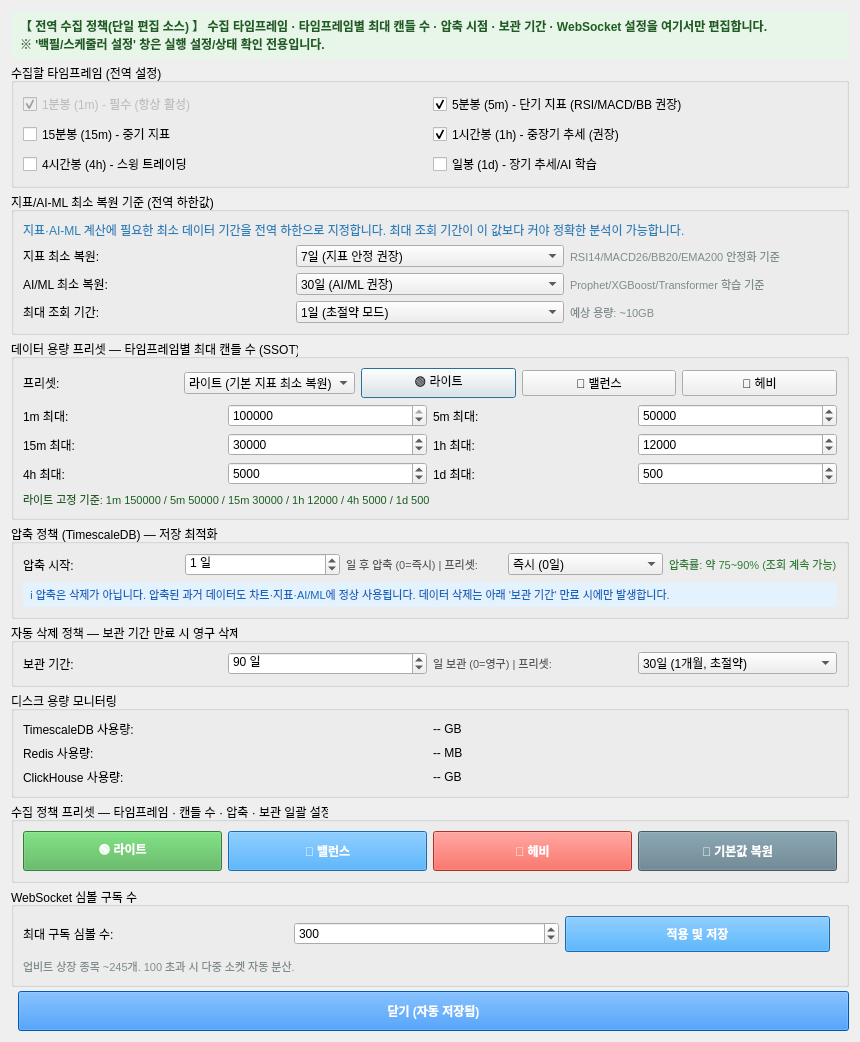
<?xml version="1.0" encoding="UTF-8"?>
<ui version="4.0">
 <class>CollectionSettingsDialog</class>
 <widget class="QDialog" name="CollectionSettingsDialog">
  <property name="geometry">
   <rect>
    <x>0</x>
    <y>0</y>
    <width>860</width>
    <height>760</height>
   </rect>
  </property>
  <property name="windowTitle">
   <string>수집 설정 (상세)</string>
  </property>
  <layout class="QVBoxLayout" name="vLayout_settings">
   <property name="spacing">
    <number>4</number>
   </property>
   <!-- ===== 역할 안내 헤더 ===== -->
   <item>
    <widget class="QLabel" name="label_role_header">
      <property name="text">
       <string>【 전역 수집 정책(단일 편집 소스) 】 수집 타임프레임 · 타임프레임별 최대 캔들 수 · 압축 시점 · 보관 기간 · WebSocket 설정을 여기서만 편집합니다.
※ '백필/스케줄러 설정' 창은 실행 설정/상태 확인 전용입니다.</string>
      </property>
     <property name="wordWrap"><bool>true</bool></property>
     <property name="styleSheet">
      <string notr="true">background-color: #E8F5E9; color: #1B5E20; font-size: 9pt; font-weight: bold; padding: 6px; border-radius: 4px;</string>
     </property>
      <property name="toolTip">
       <string>【 이 창의 담당 범위 (SSOT) 】
• 실시간 수집 타임프레임 (1m/5m/15m/1h/4h/1d)
• 데이터 용량 프리셋(라이트/밸런스/헤비) + 타임프레임별 최대 캔들 수
• TimescaleDB 압축 시작 시점
• 데이터 보관 기간(만료 시 삭제)
• WebSocket 심볼 구독 수
• 수집 정책 프리셋

【 백필/스케줄러 창 (실행 전용) 】
• 백필 기간(최근 7/30/90일/사용자 지정)
• 대상 심볼(전체/선택 심볼)
• 배치/재시도/자동실행 주기/상태</string>
      </property>
    </widget>
   </item>
   <item>
    <widget class="QGroupBox" name="groupBox_timeframes">
     <property name="title">
      <string>수집할 타임프레임 (전역 설정)</string>
     </property>
      <property name="toolTip">
       <string>전역 수집 타임프레임 설정(SSOT)입니다.
백필/스케줄러 실행 시에도 이 타임프레임 정책이 동일하게 적용됩니다.</string>
      </property>
     <layout class="QGridLayout">
      <item row="0" column="0">
       <widget class="QCheckBox" name="chk_tf_1m">
        <property name="text"><string>1분봉 (1m) - 필수 (항상 활성)</string></property>
        <property name="checked"><bool>true</bool></property>
        <property name="enabled"><bool>false</bool></property>
        <property name="toolTip"><string>1분봉은 모든 지표/AI 계산의 기본 데이터입니다. 비활성화 불가.</string></property>
       </widget>
      </item>
      <item row="0" column="1">
       <widget class="QCheckBox" name="chk_tf_5m">
        <property name="text"><string>5분봉 (5m) - 단기 지표 (RSI/MACD/BB 권장)</string></property>
        <property name="checked"><bool>true</bool></property>
        <property name="toolTip"><string>5분봉: RSI14(최소 70봉), MACD26(최소 182봉), BB20(최소 140봉) 안정화에 필요. 권장.</string></property>
       </widget>
      </item>
      <item row="1" column="0">
       <widget class="QCheckBox" name="chk_tf_15m">
        <property name="text"><string>15분봉 (15m) - 중기 지표</string></property>
        <property name="checked"><bool>false</bool></property>
        <property name="toolTip"><string>15분봉: 중기 추세 분석에 활용. AI/ML 최소 복원 정책에서 권장.</string></property>
       </widget>
      </item>
      <item row="1" column="1">
       <widget class="QCheckBox" name="chk_tf_1h">
        <property name="text"><string>1시간봉 (1h) - 중장기 추세 (권장)</string></property>
        <property name="checked"><bool>true</bool></property>
        <property name="toolTip"><string>1시간봉: EMA200(최소 200봉), 볼린저밴드, 피보나치 등 중장기 지표에 필수. 권장.</string></property>
       </widget>
      </item>
      <item row="2" column="0">
       <widget class="QCheckBox" name="chk_tf_4h">
        <property name="text"><string>4시간봉 (4h) - 스윙 트레이딩</string></property>
        <property name="checked"><bool>false</bool></property>
        <property name="toolTip"><string>4시간봉: 스윙 트레이딩 및 AI/ML 특징 다양성 강화에 활용.</string></property>
       </widget>
      </item>
      <item row="2" column="1">
       <widget class="QCheckBox" name="chk_tf_1d">
        <property name="text"><string>일봉 (1d) - 장기 추세/AI 학습</string></property>
        <property name="checked"><bool>false</bool></property>
        <property name="toolTip"><string>일봉: 장기 추세 분석, AI/ML 모델 특징 변수 확보에 활용. AI/ML 최소 복원 정책에서 권장.</string></property>
       </widget>
      </item>
     </layout>
    </widget>
   </item>
   <item>
    <widget class="QGroupBox" name="groupBox_historical">
     <property name="title">
      <string>지표/AI-ML 최소 복원 기준 (전역 하한값)</string>
     </property>
     <property name="toolTip">
      <string>Gap 탐지·백필 시 최소한 이 기간 이상의 데이터를 확보하도록 유도합니다.
백필 실행 기간(7일/30일)은 '백필/스케줄러 설정' 창에서 별도로 설정합니다.

• 지표 최소 복원: RSI/MACD/BB/EMA 지표 안정화에 필요한 최소 데이터 기간
• AI/ML 최소 복원: Prophet/XGBoost/Transformer 모델 학습에 필요한 최소 데이터 기간</string>
     </property>
     <layout class="QVBoxLayout">
      <item>
       <widget class="QLabel" name="label_historical_intro">
        <property name="text">
         <string>지표·AI-ML 계산에 필요한 최소 데이터 기간을 전역 하한으로 지정합니다. 최대 조회 기간이 이 값보다 커야 정확한 분석이 가능합니다.</string>
        </property>
        <property name="wordWrap"><bool>true</bool></property>
        <property name="styleSheet"><string>color: #2980b9; font-size: 9pt;</string></property>
       </widget>
      </item>
      <item>
       <layout class="QGridLayout" name="gridLayout_historical">
        <item row="0" column="0">
         <widget class="QLabel">
          <property name="text"><string>지표 최소 복원:</string></property>
          <property name="toolTip"><string>RSI(14), MACD(26,12,9), BB(20), EMA(200) 등 기술 지표 안정화에 필요한 최소 봉 수. 7일(=1m: 10,080봉) 권장.</string></property>
         </widget>
        </item>
        <item row="0" column="1">
         <widget class="QComboBox" name="combo_indicator_min">
          <item><property name="text"><string>3일 (RSI/BB 최소)</string></property></item>
          <item><property name="text"><string>7일 (지표 안정 권장)</string></property></item>
          <item><property name="text"><string>14일 (EMA200 포함)</string></property></item>
          <item><property name="text"><string>30일 (장기 지표)</string></property></item>
          <property name="currentIndex"><number>1</number></property>
          <property name="toolTip"><string>RSI14: 최소 14봉. MACD26: 최소 26봉. BB20: 최소 20봉. EMA200: 최소 200봉. 7일(1분봉 기준 10,080봉) 권장.</string></property>
         </widget>
        </item>
        <item row="0" column="2">
         <widget class="QLabel" name="label_indicator_hint">
          <property name="text"><string>RSI14/MACD26/BB20/EMA200 안정화 기준</string></property>
          <property name="styleSheet"><string>color: #7F8C8D; font-size: 8pt;</string></property>
         </widget>
        </item>
        <item row="1" column="0">
         <widget class="QLabel">
          <property name="text"><string>AI/ML 최소 복원:</string></property>
          <property name="toolTip"><string>Prophet, XGBoost, Transformer 등 ML 모델 학습에 필요한 최소 데이터 기간. 30일 이상 권장.</string></property>
         </widget>
        </item>
        <item row="1" column="1">
         <widget class="QComboBox" name="combo_aiml_min">
          <item><property name="text"><string>7일 (경량 모델)</string></property></item>
          <item><property name="text"><string>14일 (중급)</string></property></item>
          <item><property name="text"><string>30일 (AI/ML 권장)</string></property></item>
          <item><property name="text"><string>60일 (딥러닝)</string></property></item>
          <item><property name="text"><string>90일 (고정밀)</string></property></item>
          <property name="currentIndex"><number>2</number></property>
          <property name="toolTip"><string>Prophet: 최소 2배 주기. XGBoost: 30일+ 권장. Transformer: 60일+ 권장. 30일(1분봉 기준 43,200봉) 기본값.</string></property>
         </widget>
        </item>
        <item row="1" column="2">
         <widget class="QLabel" name="label_aiml_hint">
          <property name="text"><string>Prophet/XGBoost/Transformer 학습 기준</string></property>
          <property name="styleSheet"><string>color: #7F8C8D; font-size: 8pt;</string></property>
         </widget>
        </item>
        <item row="2" column="0">
         <widget class="QLabel">
          <property name="text"><string>최대 조회 기간:</string></property>
          <property name="toolTip"><string>Gap 탐지·백필 실행 시 현재 시각 기준 과거 N일까지만 탐색합니다.
지나치게 오래된 구간을 탐색하지 않도록 하는 전역 가드입니다.

※ 백필 실행 기간(7일/30일/90일 등)은 '백필/스케줄러 설정' 창에서 별도로 설정합니다.
  이 설정은 탐색 범위의 상한을 제어합니다.</string>
          </property>
         </widget>
        </item>
        <item row="2" column="1">
         <widget class="QComboBox" name="combo_lookback_days">
          <item><property name="text"><string>1일 (초절약 모드)</string></property></item>
          <item><property name="text"><string>3일 (기본)</string></property></item>
          <item><property name="text"><string>7일</string></property></item>
          <item><property name="text"><string>14일</string></property></item>
          <item><property name="text"><string>30일 (대용량 필요)</string></property></item>
          <item><property name="text"><string>60일 (AI/ML 심화)</string></property></item>
          <item><property name="text"><string>90일 (고정밀 AI)</string></property></item>
          <property name="toolTip"><string>Gap 탐지 시 현재로부터 과거 N일까지 탐색 범위를 제한합니다.
지표/AI 최소 복원 기간 이상으로 설정하는 것이 안전합니다.</string></property>
         </widget>
        </item>
        <item row="2" column="2">
         <widget class="QLabel" name="label_lookback_size">
          <property name="text"><string>예상 용량: ~10GB</string></property>
          <property name="styleSheet"><string>color: #7F8C8D; font-size: 8pt;</string></property>
         </widget>
        </item>
       </layout>
      </item>
     </layout>
    </widget>
    </item>
    <item>
     <widget class="QGroupBox" name="groupBox_data_preset">
      <property name="title">
       <string>데이터 용량 프리셋 — 타임프레임별 최대 캔들 수 (SSOT)</string>
      </property>
      <property name="toolTip">
       <string>라이트/밸런스/헤비는 타임프레임별 최대 캔들 수를 일괄 적용합니다.
이 값은 디스크 사용량·초기 백필 시간에 직접 영향을 줍니다.</string>
      </property>
      <layout class="QVBoxLayout">
       <item>
        <layout class="QHBoxLayout">
         <item>
          <widget class="QLabel">
           <property name="text"><string>프리셋:</string></property>
          </widget>
         </item>
         <item>
          <widget class="QComboBox" name="combo_volume_preset">
           <item>
            <property name="text"><string>라이트 (기본 지표 최소 복원)</string></property>
           </item>
           <item>
            <property name="text"><string>밸런스 (일반 운용)</string></property>
           </item>
           <item>
            <property name="text"><string>헤비 (AI/ML 최소 복원)</string></property>
           </item>
          </widget>
         </item>
         <item>
          <widget class="QPushButton" name="btn_volume_preset_light">
           <property name="text"><string>🟢 라이트</string></property>
          </widget>
         </item>
         <item>
          <widget class="QPushButton" name="btn_volume_preset_balance">
           <property name="text"><string>🔵 밸런스</string></property>
          </widget>
         </item>
         <item>
          <widget class="QPushButton" name="btn_volume_preset_heavy">
           <property name="text"><string>🔴 헤비</string></property>
          </widget>
         </item>
        </layout>
       </item>
       <item>
        <layout class="QGridLayout" name="gridLayout_volume_limits">
         <item row="0" column="0"><widget class="QLabel"><property name="text"><string>1m 최대:</string></property></widget></item>
         <item row="0" column="1"><widget class="QSpinBox" name="spin_limit_1m"><property name="minimum"><number>10000</number></property><property name="maximum"><number>5000000</number></property><property name="value"><number>150000</number></property></widget></item>
         <item row="0" column="2"><widget class="QLabel"><property name="text"><string>5m 최대:</string></property></widget></item>
         <item row="0" column="3"><widget class="QSpinBox" name="spin_limit_5m"><property name="minimum"><number>5000</number></property><property name="maximum"><number>2000000</number></property><property name="value"><number>50000</number></property></widget></item>
         <item row="1" column="0"><widget class="QLabel"><property name="text"><string>15m 최대:</string></property></widget></item>
         <item row="1" column="1"><widget class="QSpinBox" name="spin_limit_15m"><property name="minimum"><number>5000</number></property><property name="maximum"><number>1000000</number></property><property name="value"><number>30000</number></property></widget></item>
         <item row="1" column="2"><widget class="QLabel"><property name="text"><string>1h 최대:</string></property></widget></item>
         <item row="1" column="3"><widget class="QSpinBox" name="spin_limit_1h"><property name="minimum"><number>1000</number></property><property name="maximum"><number>500000</number></property><property name="value"><number>12000</number></property></widget></item>
         <item row="2" column="0"><widget class="QLabel"><property name="text"><string>4h 최대:</string></property></widget></item>
         <item row="2" column="1"><widget class="QSpinBox" name="spin_limit_4h"><property name="minimum"><number>500</number></property><property name="maximum"><number>200000</number></property><property name="value"><number>5000</number></property></widget></item>
         <item row="2" column="2"><widget class="QLabel"><property name="text"><string>1d 최대:</string></property></widget></item>
         <item row="2" column="3"><widget class="QSpinBox" name="spin_limit_1d"><property name="minimum"><number>100</number></property><property name="maximum"><number>10000</number></property><property name="value"><number>500</number></property></widget></item>
        </layout>
       </item>
       <item>
        <widget class="QLabel" name="label_volume_ssot_hint">
         <property name="text"><string>라이트 고정 기준: 1m 150000 / 5m 50000 / 15m 30000 / 1h 12000 / 4h 5000 / 1d 500</string></property>
         <property name="styleSheet"><string notr="true">color: #1B5E20; font-size: 8pt;</string></property>
        </widget>
       </item>
      </layout>
     </widget>
    </item>
    <item>
     <widget class="QGroupBox" name="groupBox_compression">
     <property name="title">
      <string>압축 정책 (TimescaleDB) — 저장 최적화</string>
     </property>
     <property name="toolTip">
      <string>【 압축 = 삭제가 아닙니다 】
압축은 오래된 데이터를 컬럼 형식으로 재저장하는 저장 최적화입니다.
압축된 데이터도 차트·지표·AI/ML 분석·감성분석·스캐너에 정상적으로 조회됩니다.

• 최근 데이터(비압축): 빠른 실시간 쿼리에 최적화
• 과거 데이터(압축): 디스크 절약 (약 75~90%), 조회 가능
• 삭제: 보관 기간 만료 시에만 자동 삭제됩니다 (아래 '자동 삭제 정책' 참고)</string>
     </property>
     <layout class="QVBoxLayout">
      <item>
       <layout class="QHBoxLayout">
        <item>
         <widget class="QLabel">
          <property name="text"><string>압축 시작:</string></property>
          <property name="toolTip"><string>지정한 일수가 지난 데이터를 TimescaleDB가 자동으로 압축합니다. (0 = 즉시)</string></property>
         </widget>
        </item>
        <item>
         <widget class="QSpinBox" name="spin_compression_days">
          <property name="minimum"><number>0</number></property>
          <property name="maximum"><number>365</number></property>
          <property name="value"><number>1</number></property>
          <property name="suffix"><string> 일</string></property>
          <property name="specialValueText"><string>즉시 (0일)</string></property>
          <property name="toolTip"><string>압축을 시작할 일수를 직접 입력합니다. 0 = 즉시 압축. 압축 후에도 조회/차트/지표 계산 모두 가능합니다.</string></property>
         </widget>
        </item>
        <item>
         <widget class="QLabel">
          <property name="text"><string>일 후 압축 (0=즉시) | 프리셋:</string></property>
          <property name="styleSheet"><string notr="true">color: #555555; font-size: 8pt;</string></property>
         </widget>
        </item>
        <item>
         <widget class="QComboBox" name="combo_compression_days">
          <item><property name="text"><string>즉시 (0일)</string></property></item>
          <item><property name="text"><string>1일 후 (권장)</string></property></item>
          <item><property name="text"><string>7일 후 (기본)</string></property></item>
          <item><property name="text"><string>30일 후</string></property></item>
         </widget>
        </item>
        <item>
         <widget class="QLabel">
          <property name="text"><string>압축률: 약 75~90% (조회 계속 가능)</string></property>
          <property name="styleSheet"><string notr="true">color: #2E7D32; font-size: 8pt;</string></property>
         </widget>
        </item>
       </layout>
      </item>
      <item>
       <widget class="QLabel" name="label_compression_hint">
        <property name="text">
         <string>ℹ️ 압축은 삭제가 아닙니다. 압축된 과거 데이터도 차트·지표·AI/ML에 정상 사용됩니다. 데이터 삭제는 아래 '보관 기간' 만료 시에만 발생합니다.</string>
        </property>
        <property name="wordWrap"><bool>true</bool></property>
        <property name="styleSheet"><string notr="true">color: #1565C0; font-size: 8pt; background-color: #E3F2FD; padding: 4px; border-radius: 3px;</string></property>
       </widget>
      </item>
     </layout>
    </widget>
   </item>
   <item>
    <widget class="QGroupBox" name="groupBox_retention">
     <property name="title">
      <string>자동 삭제 정책 — 보관 기간 만료 시 영구 삭제</string>
     </property>
     <property name="toolTip">
      <string>【 보관 기간 = 실제 삭제 기준 】
설정한 기간이 지난 데이터는 TimescaleDB에서 자동으로 영구 삭제됩니다.
차트·지표·AI/ML에 필요한 데이터가 삭제되지 않도록 충분히 길게 설정하세요.

권장:
• 기본 지표/스캐너 운용: 3개월(90일) 이상
• AI/ML 학습 (Prophet/XGBoost): 1년(365일) 이상
• 장기 백테스트: 영구 보관 (0 입력)

압축(위 설정)과 삭제(이 설정)는 별개입니다.
압축된 데이터도 보관 기간 내에는 조회됩니다.</string>
     </property>
     <layout class="QHBoxLayout">
      <item>
       <widget class="QLabel">
        <property name="text"><string>보관 기간:</string></property>
        <property name="toolTip"><string>이 일수가 지나면 데이터가 영구 삭제됩니다. 0 = 영구 보관. AI/ML·장기 지표에 필요한 기간보다 짧게 설정하지 마세요.</string></property>
       </widget>
      </item>
      <item>
       <widget class="QSpinBox" name="spin_retention_days">
        <property name="minimum"><number>0</number></property>
        <property name="maximum"><number>36500</number></property>
        <property name="value"><number>90</number></property>
        <property name="suffix"><string> 일</string></property>
        <property name="specialValueText"><string>영구 보관 (0일)</string></property>
        <property name="toolTip"><string>보관할 일수를 직접 입력합니다. 0 = 영구 보관. 이 기간이 지나면 데이터가 영구 삭제됩니다.</string></property>
       </widget>
      </item>
      <item>
       <widget class="QLabel">
        <property name="text"><string>일 보관 (0=영구) | 프리셋:</string></property>
        <property name="styleSheet"><string notr="true">color: #555555; font-size: 8pt;</string></property>
       </widget>
      </item>
      <item>
       <widget class="QComboBox" name="combo_retention_days">
        <item><property name="text"><string>30일 (1개월, 초절약)</string></property></item>
        <item><property name="text"><string>90일 (3개월, 기본 권장)</string></property></item>
        <item><property name="text"><string>180일 (6개월)</string></property></item>
        <item><property name="text"><string>365일 (1년, AI/ML 권장)</string></property></item>
        <item><property name="text"><string>영구 보관 (0일)</string></property></item>
       </widget>
      </item>
     </layout>
    </widget>
   </item>
   <item>
    <widget class="QGroupBox" name="groupBox_disk_usage">
     <property name="title">
      <string>디스크 용량 모니터링</string>
     </property>
     <layout class="QGridLayout">
      <item row="0" column="0">
       <widget class="QLabel">
        <property name="text"><string>TimescaleDB 사용량:</string></property>
       </widget>
      </item>
      <item row="0" column="1">
       <widget class="QLabel" name="label_timescale_size">
        <property name="text"><string>-- GB</string></property>
       </widget>
      </item>
      <item row="1" column="0">
       <widget class="QLabel">
        <property name="text"><string>Redis 사용량:</string></property>
       </widget>
      </item>
      <item row="1" column="1">
       <widget class="QLabel" name="label_redis_size">
        <property name="text"><string>-- MB</string></property>
       </widget>
      </item>
      <item row="2" column="0">
       <widget class="QLabel">
        <property name="text"><string>ClickHouse 사용량:</string></property>
       </widget>
      </item>
      <item row="2" column="1">
       <widget class="QLabel" name="label_clickhouse_size">
        <property name="text"><string>-- GB</string></property>
       </widget>
      </item>
     </layout>
    </widget>
   </item>
   <item>
    <widget class="QGroupBox" name="groupBox_presets">
     <property name="title">
      <string>수집 정책 프리셋 — 타임프레임 · 캔들 수 · 압축 · 보관 일괄 설정</string>
     </property>
     <property name="toolTip">
      <string>【 프리셋 적용 범위 】
수집할 타임프레임, 타임프레임별 최대 캔들 수, 압축 시작 시점, 데이터 보관 기간을 한 번에 설정합니다.

• 🟢 라이트: 1m+5m+1h, 캔들 최소, 1일 후 압축, 90일 보관 (기본 지표용)
• 🔵 밸런스: 1m+5m+1h+1d, 캔들 중간, 7일 후 압축, 180일 보관 (균형 운용)
• 🔴 헤비: 전체 타임프레임, 캔들 최대, 30일 후 압축, 365일 보관 (AI/ML용)
• 🔄 기본값 복원: 수집 설정 전체를 기본값(라이트 기준)으로 복원

※ 타임프레임별 최대 캔들 수 한도도 이 창(SSOT)에서 함께 관리합니다.</string>
     </property>
     <layout class="QHBoxLayout">
      <item>
       <widget class="QPushButton" name="btn_preset_light">
        <property name="text"><string>🟢 라이트</string></property>
        <property name="minimumSize"><size><width>130</width><height>40</height></size></property>
        <property name="toolTip"><string>【 라이트 】 타임프레임: 1m+5m+1h | 캔들: 최소 | 압축: 1일 후 | 보관: 90일
기본 RSI/MACD/BB 지표용 최소 구성. 디스크 절약 최대.</string></property>
        <property name="styleSheet">
         <string notr="true">background-color: #4CAF50; color: white; font-weight: bold;</string>
        </property>
       </widget>
      </item>
      <item>
       <widget class="QPushButton" name="btn_preset_balance">
        <property name="text"><string>🔵 밸런스</string></property>
        <property name="minimumSize"><size><width>130</width><height>40</height></size></property>
        <property name="toolTip"><string>【 밸런스 】 타임프레임: 1m+5m+1h+1d | 캔들: 중간 | 압축: 7일 후 | 보관: 180일
균형 잡힌 일반 운용 설정.</string></property>
        <property name="styleSheet">
         <string notr="true">background-color: #2196F3; color: white; font-weight: bold;</string>
        </property>
       </widget>
      </item>
      <item>
       <widget class="QPushButton" name="btn_preset_heavy">
        <property name="text"><string>🔴 헤비</string></property>
        <property name="minimumSize"><size><width>130</width><height>40</height></size></property>
        <property name="toolTip"><string>【 헤비 】 타임프레임: 전체(1m+5m+15m+1h+4h+1d) | 캔들: 최대 | 압축: 30일 후 | 보관: 365일
AI/ML 학습·장기 분석용 풀 구성. 디스크 대용량 필요.</string></property>
        <property name="styleSheet">
         <string notr="true">background-color: #F44336; color: white; font-weight: bold;</string>
        </property>
       </widget>
      </item>
      <item>
       <widget class="QPushButton" name="btn_preset_default">
        <property name="text"><string>🔄 기본값 복원</string></property>
        <property name="minimumSize"><size><width>130</width><height>40</height></size></property>
        <property name="toolTip"><string>수집 설정 전체를 기본값으로 복원합니다.
타임프레임: 1m+5m+1h | 캔들: 라이트 | 압축: 1일 후 | 보관: 90일</string></property>
        <property name="styleSheet">
         <string notr="true">background-color: #607D8B; color: white; font-weight: bold;</string>
        </property>
       </widget>
      </item>
     </layout>
    </widget>
   </item>
   <item>
    <widget class="QGroupBox" name="groupBox_ws_subscribe">
     <property name="title">
      <string>WebSocket 심볼 구독 수</string>
     </property>
     <layout class="QVBoxLayout">
      <item>
       <layout class="QHBoxLayout">
        <item>
         <widget class="QLabel">
          <property name="text"><string>최대 구독 심볼 수:</string></property>
         </widget>
        </item>
        <item>
         <widget class="QSpinBox" name="spin_ws_max_subscribe">
          <property name="minimum"><number>50</number></property>
          <property name="maximum"><number>10000</number></property>
          <property name="singleStep"><number>10</number></property>
          <property name="value"><number>300</number></property>
          <property name="toolTip">
           <string>WebSocket 최대 구독 종목 수 (50~10,000). 1,000 초과 시 메모리/속도에 영향 가능.</string>
          </property>
         </widget>
        </item>
        <item>
         <widget class="QPushButton" name="btn_apply_ws_limit">
          <property name="text"><string>적용 및 저장</string></property>
          <property name="minimumSize"><size><width>120</width><height>36</height></size></property>
          <property name="styleSheet">
           <string notr="true">background-color: #2196F3; color: white; font-weight: bold;</string>
          </property>
         </widget>
        </item>
        <item>
         <spacer>
          <property name="orientation"><enum>Qt::Horizontal</enum></property>
         </spacer>
        </item>
       </layout>
      </item>
      <item>
       <widget class="QLabel" name="label_ws_hint">
        <property name="text"><string>업비트 상장 종목 ~245개. 100 초과 시 다중 소켓 자동 분산.</string></property>
        <property name="styleSheet"><string notr="true">color: #7F8C8D; font-size: 8pt;</string></property>
       </widget>
      </item>
     </layout>
    </widget>
   </item>
   <item>
    <spacer name="verticalSpacer_settings">
     <property name="orientation"><enum>Qt::Vertical</enum></property>
     <property name="sizeHint" stdset="0">
      <size><width>20</width><height>20</height></size>
     </property>
    </spacer>
   </item>
   <item>
    <layout class="QHBoxLayout" name="hLayout_footer">
     <item>
      <spacer name="horizontalSpacer_footer">
       <property name="orientation"><enum>Qt::Horizontal</enum></property>
      </spacer>
     </item>
     <item>
      <widget class="QPushButton" name="btn_close">
       <property name="text"><string>닫기 (자동 저장됨)</string></property>
       <property name="minimumSize"><size><width>200</width><height>40</height></size></property>
       <property name="styleSheet">
        <string notr="true">background-color: #007AFF; color: white; font-weight: bold;</string>
       </property>
      </widget>
     </item>
    </layout>
   </item>
  </layout>
 </widget>
 <resources/>
 <connections/>
</ui>
